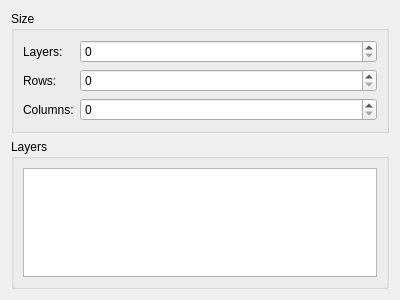
<?xml version="1.0" encoding="UTF-8"?>
<ui version="4.0">
 <class>Slots::Internal::GeneralSettingsWidget</class>
 <widget class="QWidget" name="Slots::Internal::GeneralSettingsWidget">
  <property name="geometry">
   <rect>
    <x>0</x>
    <y>0</y>
    <width>400</width>
    <height>300</height>
   </rect>
  </property>
  <property name="windowTitle">
   <string>Form</string>
  </property>
  <layout class="QVBoxLayout" name="verticalLayout">
   <item>
    <widget class="QGroupBox" name="sizeGroupBox">
     <property name="title">
      <string>Size</string>
     </property>
     <layout class="QFormLayout" name="formLayout">
      <item row="0" column="0">
       <widget class="QLabel" name="layersLabel">
        <property name="text">
         <string>Layers:</string>
        </property>
       </widget>
      </item>
      <item row="1" column="0">
       <widget class="QLabel" name="rowsLabel">
        <property name="text">
         <string>Rows:</string>
        </property>
       </widget>
      </item>
      <item row="2" column="0">
       <widget class="QLabel" name="columnsLabel">
        <property name="text">
         <string>Columns:</string>
        </property>
       </widget>
      </item>
      <item row="0" column="1">
       <widget class="QSpinBox" name="layersSpinBox"/>
      </item>
      <item row="1" column="1">
       <widget class="QSpinBox" name="rowsSpinBox"/>
      </item>
      <item row="2" column="1">
       <widget class="QSpinBox" name="columnsSpinBox"/>
      </item>
     </layout>
    </widget>
   </item>
   <item>
    <widget class="QGroupBox" name="layersGroupBox">
     <property name="title">
      <string>Layers</string>
     </property>
     <layout class="QHBoxLayout" name="horizontalLayout">
      <item>
       <widget class="QTableView" name="layersTableView">
        <property name="selectionMode">
         <enum>QAbstractItemView::SingleSelection</enum>
        </property>
        <property name="selectionBehavior">
         <enum>QAbstractItemView::SelectRows</enum>
        </property>
        <attribute name="verticalHeaderVisible">
         <bool>false</bool>
        </attribute>
       </widget>
      </item>
     </layout>
    </widget>
   </item>
  </layout>
 </widget>
 <resources/>
 <connections/>
</ui>
